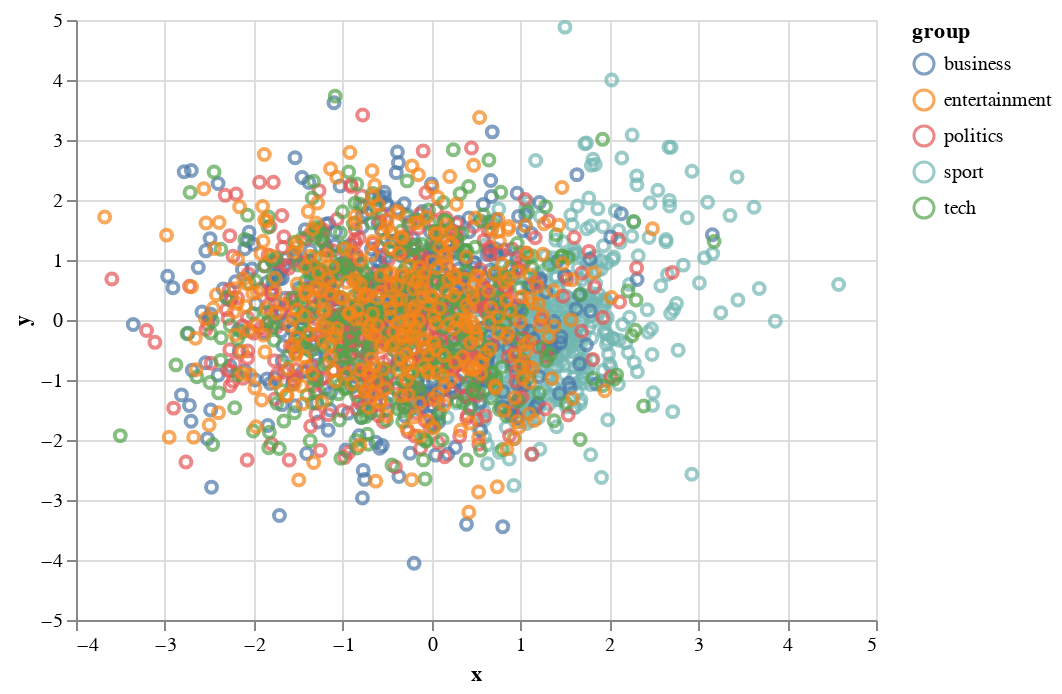

Notebook code for this chart:
### Code cell
bbc_2d = pca_2d(bbc_model.paragraph_matrix.data.detach().cpu().numpy(), bbc_df.group.to_numpy())
chart = alt.Chart(bbc_2d).mark_point().encode(x="x", y="y", color="group")

chart

### Figure 1 — Vega-Lite specification as saved in the notebook (floating-point values rounded to 4 significant figures; data arrays with more than 128 entries replaced by an {"elided": "..."} marker saying what was removed)
{"config": {"view": {"continuousWidth": 400, "continuousHeight": 300}}, "data": {"name": "data-3c571e869ff60075e98b0847f9a74a4c"}, "mark": "point", "encoding": {"color": {"field": "group", "type": "nominal"}, "x": {"field": "x", "type": "quantitative"}, "y": {"field": "y", "type": "quantitative"}}, "$schema": "https://vega.github.io/schema/vega-lite/v4.17.0.json", "datasets": {"data-3c571e869ff60075e98b0847f9a74a4c": {"elided": "2225 records"}}}
